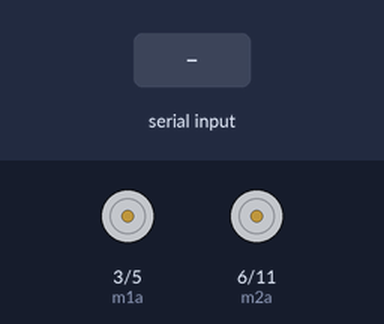
Recording of a sketch running on a simulated Arduino Uno, built with avr-gcc and run on an emulated ATmega328P. Shown: motor-driver pin pairs drawn as motors (green arrow = first pin HIGH = forward, orange = second pin HIGH = backward, longer = more drive). The inputs (shaded band) are chosen by the test bench.

Above: at 1.2 s.
1.3 s: "F" received over the second serial link
At 2.5 s:
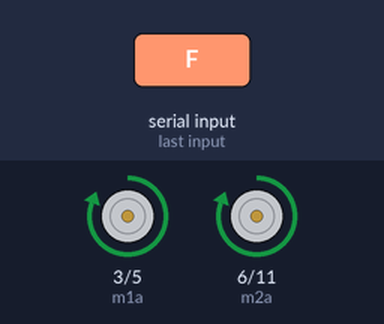
2.8 s: "B" received over the second serial link
At 3.7 s:
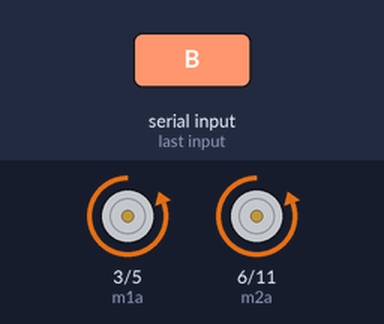
4.3 s: "L" received over the second serial link
At 4.9 s:
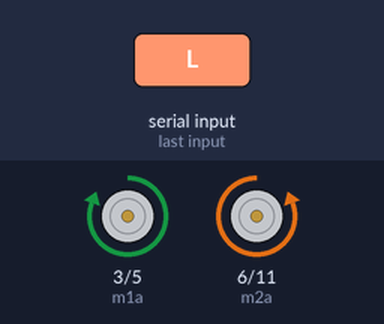
5.8 s: "R" received over the second serial link
At 7.0 s:
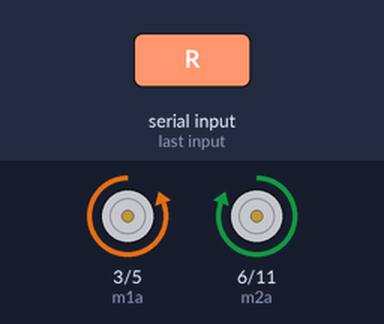
7.3 s: "I" received over the second serial link
At 8.4 s:
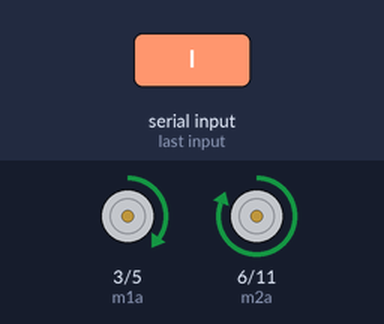
8.8 s: "J" received over the second serial link
At 9.5 s:
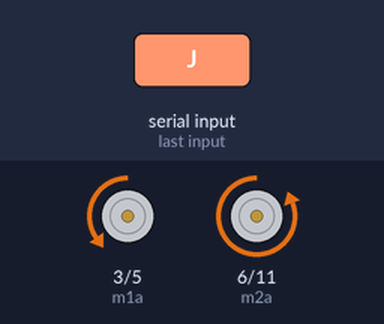
Timing chart, 0 to 11.3 s (numbered marks = the images above; inputs shaded):
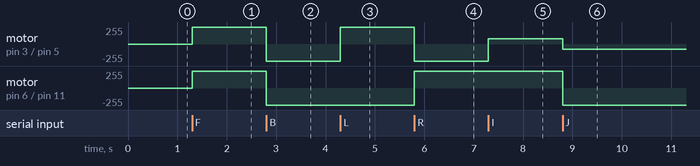

The sketch:

RC-CAR.ino
```cpp
#include <SoftwareSerial.h>
// PMW PINS
#define m1a 3
#define m1b 5
#define m2a 6
#define m2b 11


char val;
SoftwareSerial bluetoothSerial(9, 10); // RX, TX

void setup()
{
pinMode(m1a, OUTPUT);
pinMode(m1b, OUTPUT);
pinMode(m2a, OUTPUT);
pinMode(m2b, OUTPUT);
bluetoothSerial.begin(9600);
}

void loop()
{
  while (bluetoothSerial.available() > 0)
  {
  val = bluetoothSerial.read();
  }
   switch (val) {
// Forward
case 'F':
      FORWARD();
      break;

// Backward
case 'B':
      BACKWARD();
      break;

//left done
case 'L':
      LEFT();
      break;

//right done
case 'R':
    RIGHT();
    break;

//Stop
case 'S':
    STOP();
    break;

//Forward Right
case 'I':
    FORWARDRIGHT();
    break;

//Backward Right
case 'J':
    BACKWARDRIGHT();
    break;

//Forward Left
case 'G':
    FORWARDLEFT();
    break;

//Backward Left
case 'H':
    BACKWARDLEFT();
    break;

}
}
void FORWARD()
  {
     digitalWrite(m1b, LOW);
     digitalWrite(m1a, HIGH);
     digitalWrite(m2b, LOW);
     digitalWrite(m2a, HIGH);
  }
void BACKWARD()
  {
      digitalWrite(m1b, HIGH);
      digitalWrite(m1a, LOW);
      digitalWrite(m2b, HIGH);
      digitalWrite(m2a, LOW);
  }


void LEFT()
{
    digitalWrite(m1b, LOW);
    digitalWrite(m1a, HIGH);
    digitalWrite(m2b, HIGH);
    digitalWrite(m2a, LOW);
}
void RIGHT()
{
    digitalWrite(m1b, HIGH);
    digitalWrite(m1a, LOW);
    digitalWrite(m2b, LOW);
    digitalWrite(m2a, HIGH);
}

void STOP()
{
    digitalWrite(m1b, LOW);
    digitalWrite(m1a, LOW);
    digitalWrite(m2b, LOW);
    digitalWrite(m2a, LOW);
}

void FORWARDLEFT()
{
    analogWrite(m1b, 0);
    analogWrite(m1a, 255);
    analogWrite(m2b, 0);
    analogWrite(m2a, 80);
 }

void BACKWARDRIGHT()
{
    analogWrite(m1b, 80);
    analogWrite(m1a, 0);
    analogWrite(m2b, 255);
    analogWrite(m2a, 0);
}

void BACKWARDLEFT()
{
   analogWrite(m1b, 255);
    analogWrite(m1a, 0);
    analogWrite(m2b, 80);
    analogWrite(m2a, 0);
}

void FORWARDRIGHT()
{
    analogWrite(m1b, 0);
    analogWrite(m1a, 80);
    analogWrite(m2b, 0);
    analogWrite(m2a, 255);
}
```

Measured:
- after the input at 1.3 s, motor on pin 3 (m1a) / pin 5 (m1b), motor on pin 6 (m2a) / pin 11 (m2b): stopped → forward 255/255 at once
- after the input at 2.8 s, motor on pin 3 (m1a) / pin 5 (m1b), motor on pin 6 (m2a) / pin 11 (m2b): forward 255/255 → backward 255/255 at once
- after the input at 4.3 s, motor on pin 3 (m1a) / pin 5 (m1b): backward 255/255 → forward 255/255 at once
- after the input at 5.8 s, motor on pin 3 (m1a) / pin 5 (m1b): forward 255/255 → backward 255/255 at once; motor on pin 6 (m2a) / pin 11 (m2b): backward 255/255 → forward 255/255 at once
- after the input at 7.3 s, motor on pin 3 (m1a) / pin 5 (m1b): backward 255/255 → forward 80/255 at once
- after the input at 8.8 s, motor on pin 3 (m1a) / pin 5 (m1b): forward 80/255 → backward 80/255 at once; motor on pin 6 (m2a) / pin 11 (m2b): forward 255/255 → backward 255/255 at once
